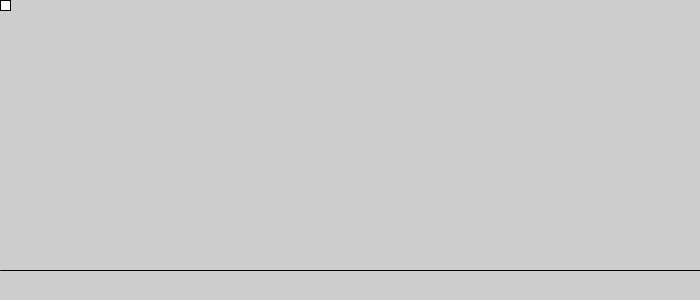
Frame 1 (no input)
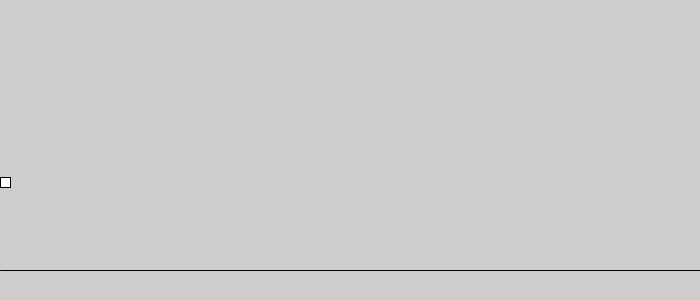
Frame 60 (the mouse pressed at the canvas centre just before this capture)
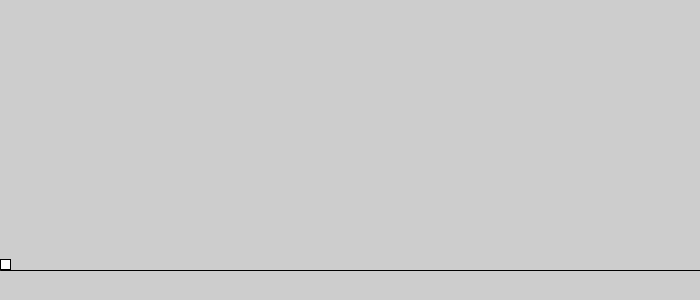
Frame 120 (the mouse held since frame 60 and released just before this capture)

The Processing sketch that drew these frames (run headless with seeded random() and noise(); from frame 60 on, the mouse is pressed at the canvas centre):

// Processing sketch: ControlV2
// ── ControlV2.pde
void setup(){
  size(700,300); 



}
float charposx=0; // x position of character
float charposy=0; // y position of character
float fallRate=0; // fall rate
float posxAcc=0;
float posyAcc=0;

//parameters
float charaWid=10; // for character width
float accAm=5; // acceleration amount
float sloaccAm=.5; //
float jumpAcc=4; //jump acceleration amount
float maxspeed=6; // square's max speed
char leftKey='a';
char rightKey='d';
char jumpKey='w';
char stopKey='s';

float doubleJump=0;
int keyRelToZero=0;



void draw(){
  frameRate(60);
  background(205);
  float groundHeight=(height-height/10);
  line (0,groundHeight, width, groundHeight);


  //println(posxAcc);

  charposy=charposy + fallRate;
  charposx=charposx + posxAcc - posyAcc;

  //println(keyRelToZero);

  if(abs(keyRelToZero)==1 && charposy==groundHeight-charaWid-1){
    if(posxAcc/abs(posxAcc)==1  ){
      posxAcc-=.5;
    }
    if(posxAcc/abs(posxAcc)==-1)
    {
      posxAcc+=.5;    
    }
  } 
  else if (keyRelToZero==2 && charposy==groundHeight-charaWid-1){
    if(posxAcc/abs(posxAcc)==1  ){
      posxAcc-=.5;
    }
    if(posxAcc/abs(posxAcc)==-1)
    {
      posxAcc+=.5;    
    }
  }



  //boundries
  //Ground
  if(charposy<groundHeight-charaWid-1){
    fallRate+=.1;
  } 
  else if (charposy>groundHeight-charaWid){
    fallRate=0;
    charposy=groundHeight-charaWid-1;
    doubleJump=2;

  } 
  //Right wall
  if (charposx>=width-charaWid){
    posxAcc=0;
    charposx=width-charaWid;
  }
  //Left wall
  if (charposx<=0){
    posxAcc=0;
    charposx=0;
  }

  // draws rectangular character
  rect(charposx,charposy, charaWid,charaWid); 












}

void keyPressed(){
  float groundHeight=(height-height/10);
  // jump animation
  if (key==jumpKey && doubleJump>0 && charposy==groundHeight-charaWid-1){

    println("changed!!!");
    fallRate+=-jumpAcc;
    doubleJump--;

  } 
  else if (key==jumpKey && doubleJump>0 && charposy<groundHeight-charaWid){

    println("changed!!!");
    fallRate=-jumpAcc;
    doubleJump--;
  }

  // move right Key

  if (key==rightKey && posxAcc>=-maxspeed && posxAcc<=maxspeed-accAm &&charposx!=width-charaWid && charposy==groundHeight-charaWid-1){
    posxAcc+=accAm;
    keyRelToZero=0;
  } 
  else if (key==rightKey && posxAcc>=-maxspeed && posxAcc<=maxspeed &&charposx!=width-charaWid && charposy==groundHeight-charaWid-1){
    posxAcc=maxspeed;
    keyRelToZero=0;
  }
  else if (key==rightKey && charposy<groundHeight-charaWid-1 && posxAcc<maxspeed){
    posxAcc+=sloaccAm;
    keyRelToZero=0;
  }

  // move left Key
  if ( key==leftKey && posxAcc<=maxspeed && posxAcc>=-maxspeed+accAm &&charposx!=0 && charposy==groundHeight-charaWid-1){
    posxAcc-=accAm; 
    keyRelToZero=0;
  }
  else if (key==leftKey && posxAcc<=maxspeed && posxAcc<=maxspeed &&charposx!=width-charaWid && charposy==groundHeight-charaWid-1){
    posxAcc=-maxspeed;
    keyRelToZero=0;
  } 
  else if (key==leftKey && charposy<groundHeight-charaWid-1 &&posxAcc>-maxspeed){
    posxAcc-=sloaccAm;
    keyRelToZero=0;
  }



}

void keyReleased(){
  float groundHeight=(height-height/10);
  if (key==leftKey && charposy==groundHeight-charaWid-1){
    keyRelToZero=-1;
    println(keyRelToZero);

  } 
  else if (key==leftKey && charposy<groundHeight-charaWid-1){
    keyRelToZero=2;
  };

  if (key==rightKey && charposy==groundHeight-charaWid-1){

    keyRelToZero=1;
    println(keyRelToZero);

  } 
  else if (key==rightKey && charposy<groundHeight-charaWid-1){
    keyRelToZero=2;
  };
}
